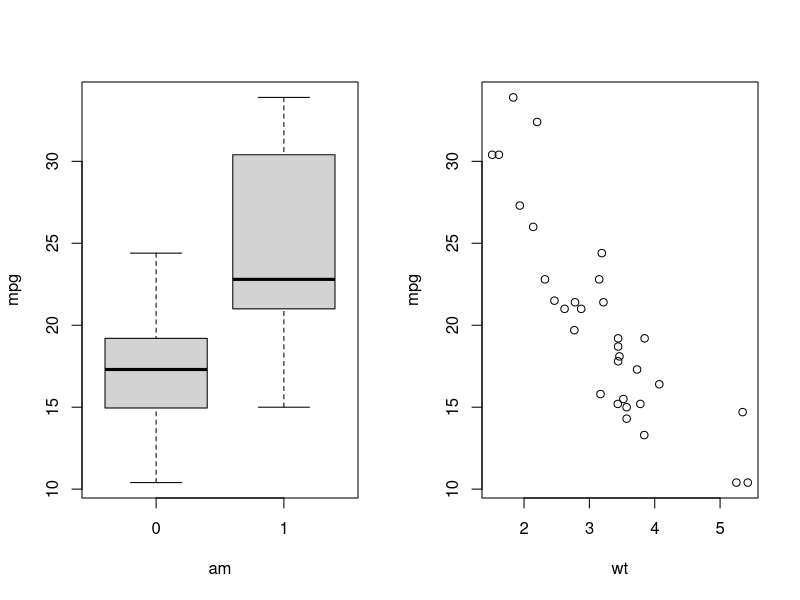
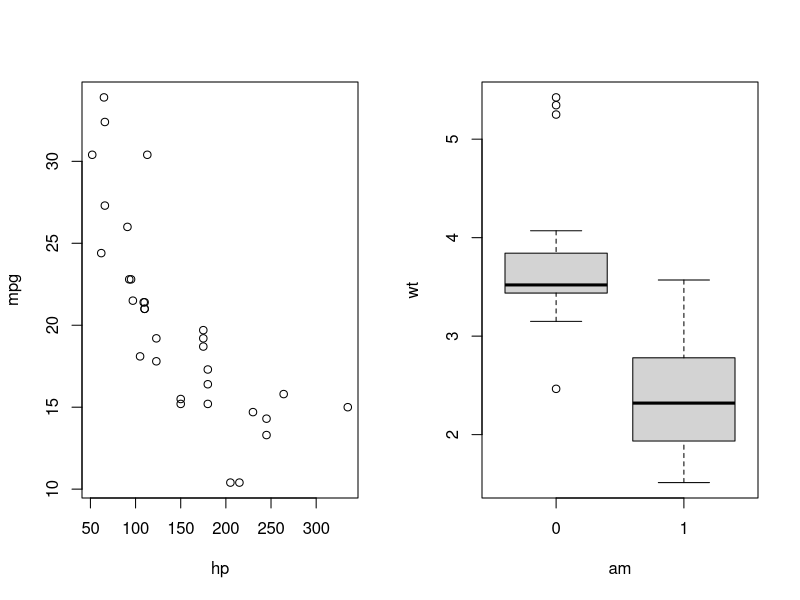
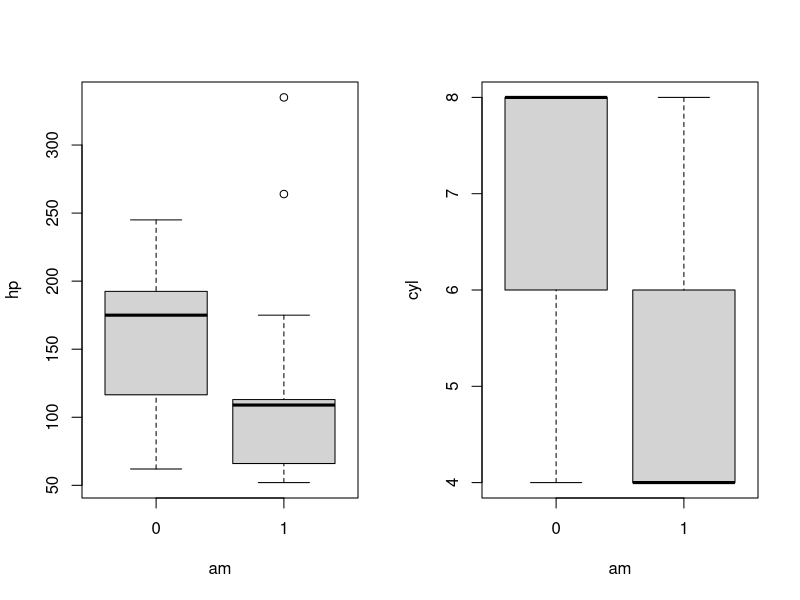
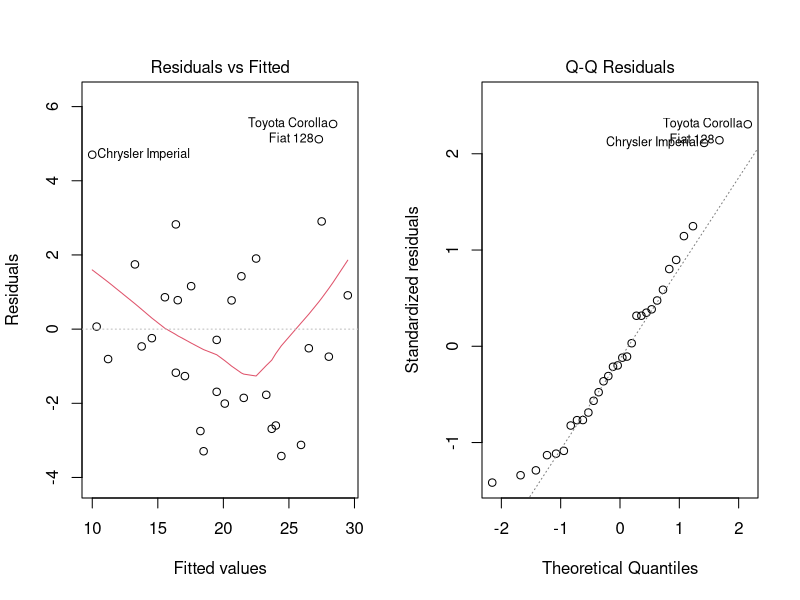

Recreate these plots in R, in order.
## ---- chunk 1
data(mtcars)
bestmodel <- lm(mpg ~ factor(am) + wt + hp, mtcars)
summary(bestmodel)$coef
## ---- chunk 2
# Load data and libraries
data(mtcars)
## ---- chunk 3
par(mfrow=c(1,2))
plot(mpg ~ factor(am), data=mtcars, xlab="am")
plot(mpg ~ wt, mtcars)
plot(mpg ~ hp, mtcars)
plot(wt ~ factor(am), data=mtcars, xlab="am")
plot(hp ~ factor(am), data=mtcars, xlab="am")
plot(cyl ~ factor(am), data=mtcars, xlab="am")
## ---- chunk 4
# Select model for final analysis
bestmodel <- lm(mpg ~ factor(am) + wt + hp, mtcars)
par(mfrow=c(1,2))
plot(bestmodel, which=c(1,2))
## ---- chunk 5
# Select model for final analysis
bestmodel <- lm(mpg ~ factor(am) + wt + hp, mtcars)
summary(bestmodel)$coef
## ---- chunk 6
# Checking robustness of bestmodel by comparing to alternative regression models
summary(lm(mpg ~ factor(am) + wt + cyl, mtcars))
summary(lm(mpg ~ factor(am) + wt + vs, mtcars))
summary(lm(mpg ~ factor(am) + wt + carb, mtcars))
